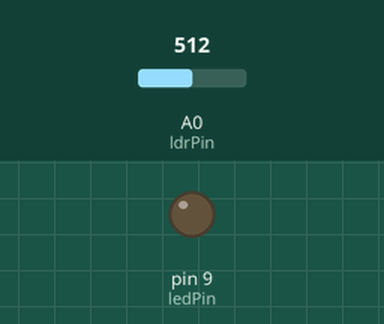
A sketch run on a simulated Arduino Uno, built with avr-gcc and run on an emulated ATmega328P. On the bench: output pins drawn as LEDs (lit = HIGH). The inputs (shaded band) are chosen by the test bench; at power-on: A0 (ldrPin) = 512. What the sketch prints to the serial monitor is not drawn.

Above: at 1.3 s.
1.4 s: A0 (ldrPin) set to 1000
2.9 s: A0 (ldrPin) set to 1018
At 4.2 s:
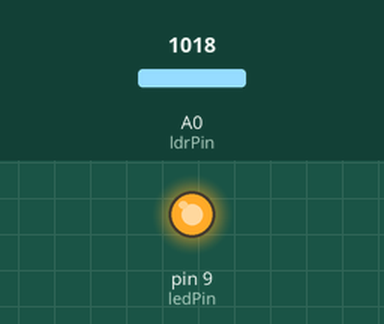
4.5 s: A0 (ldrPin) set to 900
At 5.6 s:
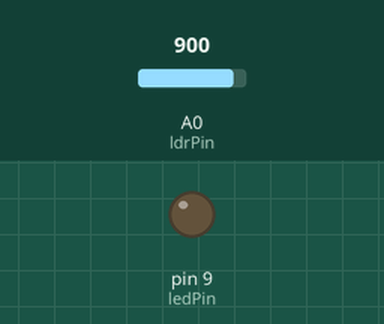
6.0 s: A0 (ldrPin) set to 1020
At 6.8 s:
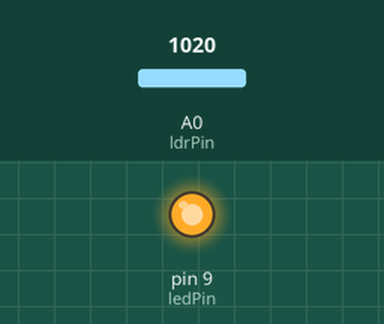
Timing chart, 0 to 8.5 s (numbered marks = the images above; inputs shaded):
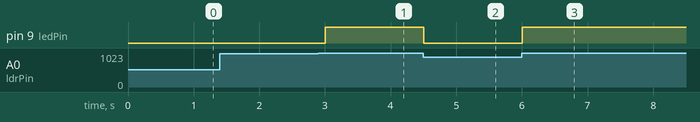

Measured:
- the behaviour switches between 1009 and 1010 on A0 (ldrPin) (found by bisection; images 0 and 1)
- after the input at 1.4 s, every drawn part: stays the same
- after the input at 2.9 s, pin 9 (ledPin): LOW → HIGH after 0.10 s
- after the input at 4.5 s, pin 9 (ledPin): HIGH → LOW at once
- after the input at 6.0 s, pin 9 (ledPin): LOW → HIGH at once

The sketch:

Tutorial_12.ino
```cpp
// (licence header left out)
// Tutorial 12- Sensor de luz

int ledPin = 9; // Piezo on Pin 8
int ldrPin = 0; // LDR en el pin analogico 0

int ldrValue = 0;

void setup() {
  Serial.begin(9600);
  pinMode(ledPin,OUTPUT);
}

void loop() {
  ldrValue = analogRead(ldrPin);
  Serial.print(ldrValue);
  if (ldrValue >= 1010){
    digitalWrite(ledPin,HIGH);
  }
  else {
    digitalWrite(ledPin,LOW);
  }
  delay(500);


}
```
